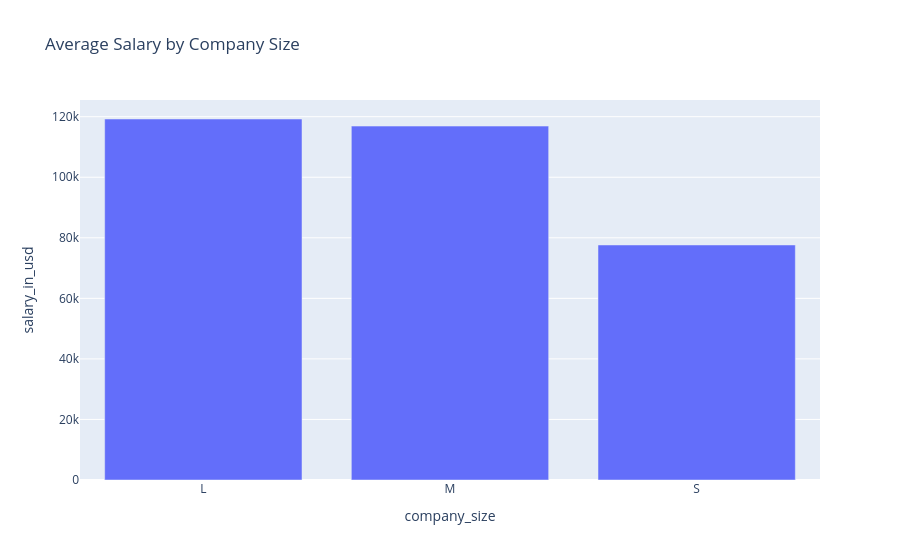

Source (notebook cell):
### Code cell
# bar chart for salary by company size
avg_salary_company_size = df.groupby('company_size')['salary_in_usd'].mean().reset_index()

fig = px.bar(avg_salary_company_size, x='company_size', y='salary_in_usd',
             title='Average Salary by Company Size')
fig.show()

### Figure 1 — Plotly figure (JSON) as saved in the notebook; plotly's stock layout.template omitted (floating-point values rounded to 4 significant figures)
{"data": [{"hovertemplate": "company_size=%{x}<br>salary_in_usd=%{y}<extra></extra>", "legendgroup": "", "marker": {"color": "#636efa", "pattern": {"shape": ""}}, "name": "", "orientation": "v", "showlegend": false, "textposition": "auto", "type": "bar", "x": ["L", "M", "S"], "xaxis": "x", "y": [119200.0, 116900.0, 77630.0], "yaxis": "y"}], "layout": {"barmode": "relative", "legend": {"tracegroupgap": 0}, "title": {"text": "Average Salary by Company Size"}, "xaxis": {"anchor": "y", "domain": [0, 1], "title": {"text": "company_size"}}, "yaxis": {"anchor": "x", "domain": [0, 1], "title": {"text": "salary_in_usd"}}}}
